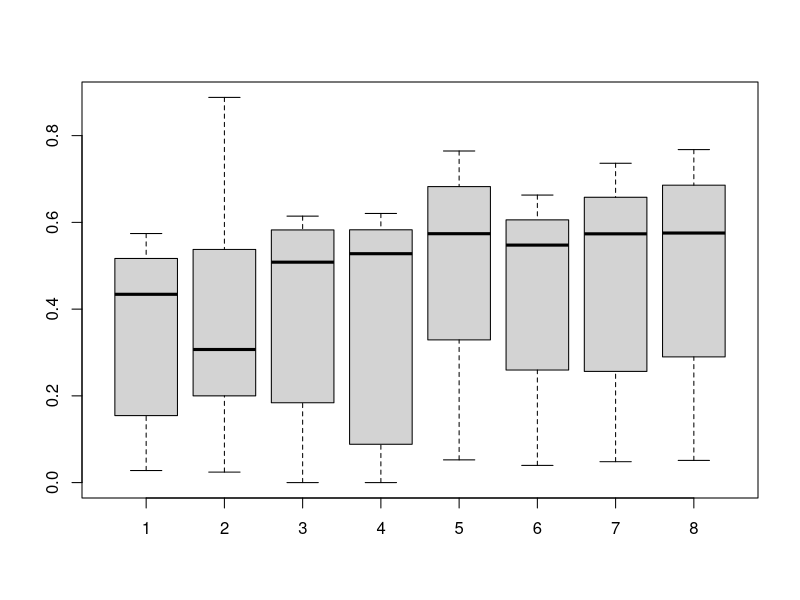
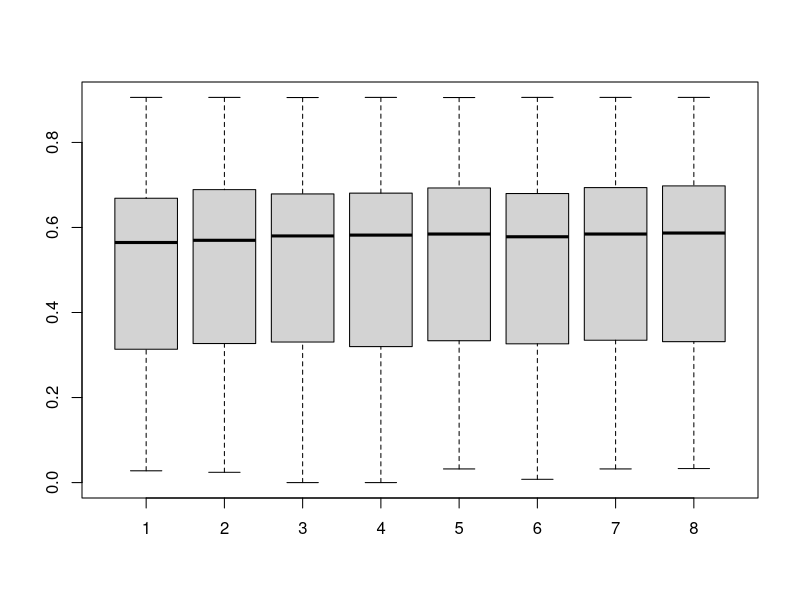

Reproduce these figures in R, in order. (Note: this script raises an error after producing the figures.)
## ---- chunk 1
#library(emmeans)
#setwd("~/SeminarDataScience/semimar-data-sci/Coursework-B/RQ-3")
d = read.csv('../data/data.csv')
means = aggregate(score~TrD1+TrD2+TrD3+TrD4+TrD5+TrD6+TrD7+TrD8,d,mean)
head(means[order(-means$score),], n=25)

## ---- chunk 2
t1 = d[d$TrD1 == 1 & d$model=="S", ]
t2 = d[d$TrD2 == 1 & d$model=="S", ]
t3 = d[d$TrD3 == 1 & d$model=="S", ]
t4 = d[d$TrD4 == 1 & d$model=="S", ]
t5 = d[d$TrD5 == 1 & d$model=="S", ]
t6 = d[d$TrD6 == 1 & d$model=="S", ]
t7 = d[d$TrD7 == 1 & d$model=="S", ]
t8 = d[d$TrD8 == 1 & d$model=="S", ]

boxplot(t1$score,t2$score,t3$score,t4$score,t5$score,t6$score,t7$score,t8$score)


## ---- chunk 3
m <- lm(score~TrD1+TrD2+TrD3+TrD4+TrD5+TrD6+TrD7+TrD8, d)
summary(m)
confint(m)

## ---- chunk 4
sub1= subset(d,TrD1==1)
sub2= subset(d,TrD2==1)
sub3= subset(d,TrD3==1)
sub4= subset(d,TrD4==1)
sub5= subset(d,TrD5==1)
sub6= subset(d,TrD6==1)
sub7= subset(d,TrD7==1)
sub8= subset(d,TrD8==1)
boxplot(sub1$score,sub2$score,sub3$score,sub4$score,sub5$score,sub6$score,sub7$score,sub8$score)

## ---- chunk 5
plot(sub1$TeD, sub1$score, xlab ="TeD", ylab ="Scores", main= "Performance of subset of all data with TrD1 vs TestData set")
plot(sub2$TeD, sub2$score, xlab ="TeD", ylab ="Scores", main="Performance of subset of all data with TrD2 vs TestData set")
